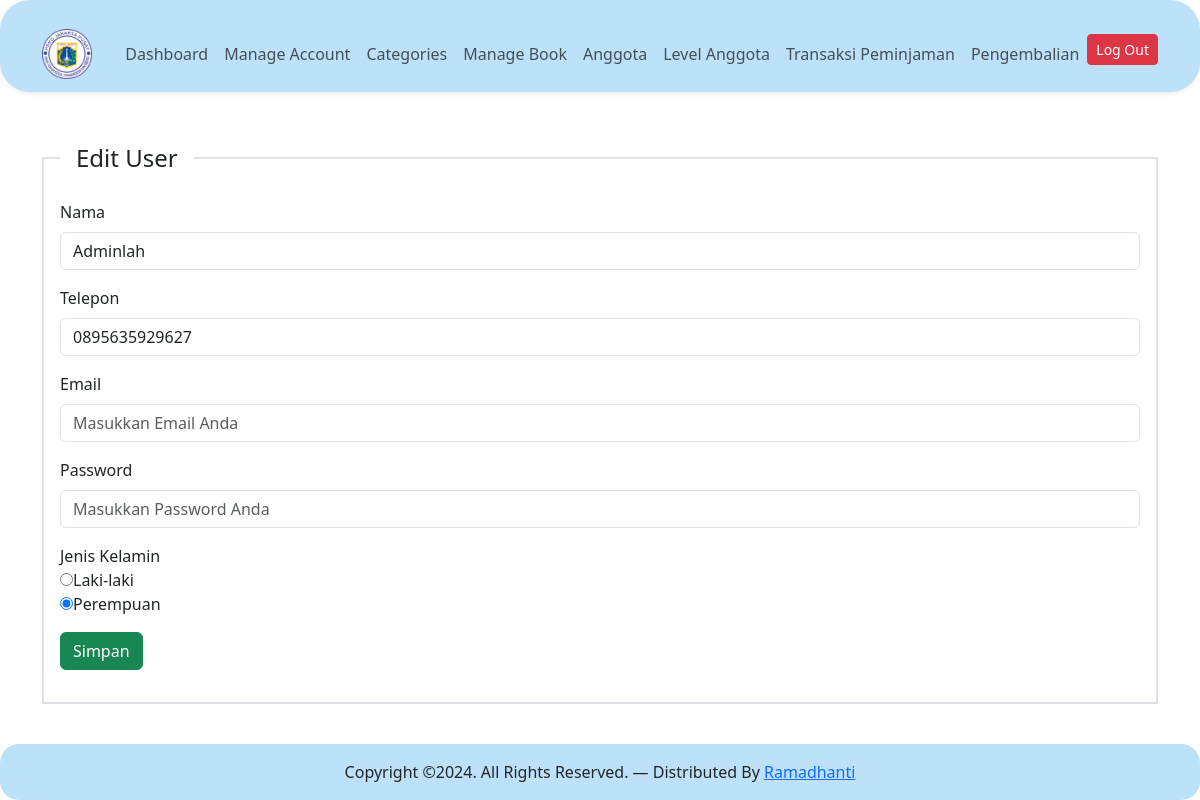
The page /controler/index.php?pg=tambah_user&edit=1 (signed in) on the database its author committed.
### tables this page shows
CREATE TABLE `user` (
  `id` int(11) NOT NULL,
  `nama` varchar(50) NOT NULL,
  `email` varchar(50) NOT NULL,
  `password` varchar(100) NOT NULL,
  `jenis_kelamin` varchar(10) NOT NULL,
  `telepon` varchar(16) NOT NULL
);

### content/tambah_user.php (the view, shortened to what this page needs)
<?php
$id = isset($_GET['edit']) ? $_GET['edit'] : '';
$editUser = mysqli_query($koneksi, "SELECT * FROM user WHERE id= '$id'");
$rowEdit = mysqli_fetch_assoc($editUser);
?>
<div class="wrapper">
    <div class="container mt-5">
        <div class="row">
            <div col-sm-12>
                <fieldset class="border border-2 p-3" style="border-width: 2px; border-color: black; border-style: solid;">
                    <legend class="float-none w-auto px-3"><?php echo isset($_GET['edit']) ? 'Edit' : 'Tambah' ?> User</legend>
                    <form action="" method="post">
                        <div class="mb-3">
                            <label for="nama" class="form-label">Nama</label>
                            <input type="text" class="form-control" name="nama" placeholder="Masukkan Nama Anda" value="<?php echo isset($_GET['edit']) ? $rowEdit['nama'] : '' ?>">
                        </div>
                        <div class="mb-3">
                            <label for="telepon" class="form-label">Telepon</label>
                            <input type="text" class="form-control" name="telepon" placeholder="Masukkan Telepon Anda" value="<?php echo isset($_GET['edit']) ? $rowEdit['telepon'] : '' ?>">
                        </div>
                        <div class="mb-3">
                            <label for="email" class="form-label">Email</label>
                            <input type="email" class="form-control" name="email" placeholder="Masukkan Email Anda">
                        </div>
                        <div class="mb-3">
                            <label for="password" class="form-label">Password</label>
                            <input type="password" class="form-control" name="password" placeholder="Masukkan Password Anda">
                        </div>
                        <div class="mb-3">
                            <label for="">Jenis Kelamin</label>
                            <br>
                            <input type="radio" name="jenis_kelamin" value="Laki-laki" <?php echo isset($_GET['edit']) ? ($rowEdit['jenis_kelamin'] == "Laki-laki") ? 'checked' : '' : '' ?>>Laki-laki
                            <br>
                            <input type="radio" name="jenis_kelamin" value="Perempuan" <?php echo isset($_GET['edit']) ? ($rowEdit['jenis_kelamin'] == "Perempuan") ? 'checked' : '' : '' ?>>Perempuan
                        </div>
                        <div class="mb-3">
                            <button type="submit" class="btn btn-success" name="<?php echo isset($_GET['edit']) ? 'edit' : 'tambah' ?>">Simpan</button>
                        </div>
                    </form>
                </fieldset>
            </div>
        </div>
    </div>
</div>

### rows shown on the page
user: nama "Adminlah", telepon "0895635929627", jenis_kelamin "☑"
